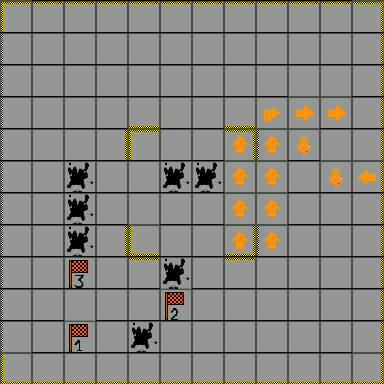

The image is a tile-based game level rendered from a .tmx file. Its description and complete source (layers, tilesets, objects, tile grids) follow:
An orthogonal 12x12 tile map with 32x32 px tiles, 6 tile layers (wallAndGround, special, flagLayer, holeLayer, ...).

<map version="1.2" tiledversion="1.2.1" orientation="orthogonal" renderorder="right-down" width="12" height="12" tilewidth="32" tileheight="32" infinite="0" nextlayerid="4" nextobjectid="1">
 <tileset firstgid="1" source="testTileset.tsx" />
 <layer id="1" name="wallAndGround" width="12" height="12">
  <data encoding="csv">
11,1,1,1,1,1,1,1,1,1,1,12,
4,5,5,5,5,5,5,5,5,5,5,3,
4,5,5,5,5,5,5,5,5,5,5,3,
4,5,5,5,2,5,5,2,5,5,5,3,
4,5,5,3,11,5,5,12,4,5,5,3,
4,5,5,5,5,5,6,5,5,5,5,3,
4,5,5,5,5,5,5,5,5,5,5,3,
4,5,5,3,13,5,5,14,4,5,5,3,
4,5,5,5,1,5,5,1,5,5,5,3,
4,5,5,5,5,5,5,5,5,5,5,3,
4,5,5,5,5,5,5,5,5,5,5,3,
13,2,2,2,2,2,2,2,2,2,2,14
</data>
 </layer>
 <layer id="3" name="special" width="12" height="12">
  <data encoding="csv">
0,0,0,0,0,0,0,0,0,0,0,0,
0,0,0,0,0,0,0,0,0,0,0,0,
0,0,0,0,0,0,0,0,0,0,0,0,
0,0,0,0,0,0,0,0,25,24,24,0,
0,0,0,0,0,0,0,21,21,22,0,0,
0,0,0,0,0,0,0,21,21,20,22,23,
0,0,0,0,0,0,0,21,21,0,0,0,
0,0,0,0,0,0,0,21,21,0,0,0,
0,0,0,0,0,0,0,0,0,0,0,0,
0,0,0,0,0,0,0,0,0,0,0,0,
0,0,0,0,0,0,0,0,0,0,0,0,
0,0,0,0,0,0,0,0,0,0,0,0
</data>
 </layer>
 <layer id="4" name="flagLayer" width="12" height="12">
  <data encoding="csv">
0,0,0,0,0,0,0,0,0,0,0,0,
0,0,0,0,0,0,0,0,0,0,0,0,
0,0,0,0,0,0,0,0,0,0,0,0,
0,0,0,0,0,0,0,0,0,0,0,0,
0,0,0,0,0,0,0,0,0,0,0,0,
0,0,0,0,0,0,0,0,0,0,0,0,
0,0,0,0,0,0,0,0,0,0,0,0,
0,0,0,0,0,0,0,0,0,0,0,0,
0,0,17,0,0,0,0,0,0,0,0,0,
0,0,0,0,0,16,0,0,0,0,0,0,
0,0,15,0,0,0,0,0,0,0,0,0,
0,0,0,0,0,0,0,0,0,0,0,0
</data>
 </layer>
 <layer id="5" name="holeLayer" width="12" height="12">
  <data encoding="csv">
0,0,0,0,0,0,0,0,0,0,0,0,
0,0,0,0,0,0,0,0,0,0,0,0,
0,0,0,0,0,0,0,0,0,0,0,0,
0,0,0,0,0,0,0,0,0,0,0,0,
0,0,0,0,0,0,0,0,0,0,0,0,
0,0,6,0,0,6,0,0,0,0,0,0,
0,0,6,0,0,0,0,0,0,0,0,0,
0,0,6,0,0,0,0,0,0,0,0,0,
0,0,0,0,0,6,0,0,0,0,0,0,
0,0,0,0,0,0,0,0,0,0,0,0,
0,0,0,0,6,0,0,0,0,0,0,0,
0,0,0,0,0,0,0,0,0,0,0,0
</data>
 </layer>
 <layer id="6" name="backupLayer" width="12" height="12">
  <data encoding="csv">
0,0,0,0,0,0,0,0,0,0,0,0,
0,0,0,0,0,0,0,0,0,0,0,0,
0,0,0,0,0,0,0,0,0,0,0,0,
0,0,0,0,0,0,0,0,0,0,0,0,
0,0,0,0,0,0,0,0,0,0,0,0,
0,0,0,0,0,0,0,0,0,0,0,0,
0,0,0,0,0,0,0,0,0,0,0,0,
0,0,0,0,0,0,0,0,0,0,0,0,
0,0,0,0,0,0,0,0,0,0,0,0,
0,0,0,0,0,0,0,0,0,0,0,0,
0,0,0,0,0,0,0,0,0,0,0,0,
0,0,0,0,0,0,0,0,0,0,0,0
</data>
 </layer>
 <layer id="2" name="playerLayerObject" width="12" height="12">
  <data encoding="csv">
0,0,0,0,0,0,0,0,0,0,0,0,
0,0,0,0,0,0,0,0,0,0,0,0,
0,0,0,0,0,0,0,0,0,0,0,0,
0,0,0,0,0,0,0,0,0,0,0,0,
0,0,0,0,0,0,0,0,0,0,0,0,
0,0,0,0,0,0,0,0,0,0,0,0,
0,0,0,0,0,0,0,0,0,0,0,0,
0,0,0,0,0,0,0,0,0,0,0,0,
0,0,0,0,0,0,0,0,0,0,0,0,
0,0,0,0,0,0,0,0,0,0,0,0,
0,0,0,0,0,0,0,0,0,0,0,0,
0,0,0,0,0,0,0,0,0,0,0,0
</data>
 </layer>
</map>
